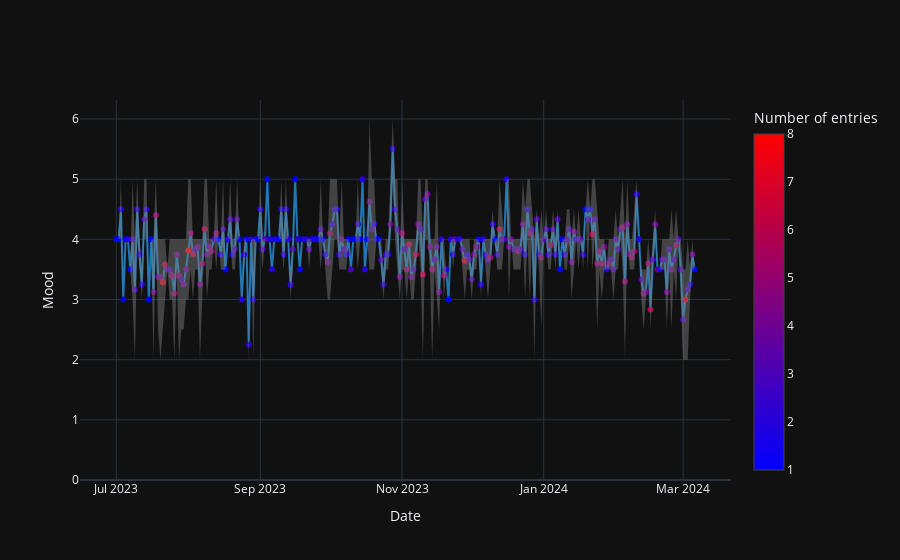

Here is the notebook cell this chart was saved with:
### Markdown cell above
## Mood plot

### Code cell
df.mood_plot()

### Figure 1 — Plotly figure (JSON) as saved in the notebook; plotly's stock layout.template omitted (floating-point values rounded to 4 significant figures; data arrays with more than 128 entries replaced by an {"elided": "..."} marker saying what was removed)
{"data": [{"line": {"color": "rgb(31, 119, 180)"}, "marker": {"color": {"elided": "250 int values"}, "colorbar": {"title": {"text": "Number of entries"}}, "colorscale": [[0, "rgb(0,0,255)"], [1, "rgb(255,0,0)"]], "showscale": true}, "mode": "lines+markers", "name": "avg", "type": "scatter", "x": {"elided": "250 str values"}, "y": {"elided": "250 float values"}}, {"line": {"width": 0}, "marker": {"color": "#444"}, "mode": "lines", "name": "max", "showlegend": false, "type": "scatter", "x": {"elided": "250 str values"}, "y": {"elided": "250 float values"}}, {"fill": "tonexty", "fillcolor": "rgba(130, 130, 130, 0.45)", "line": {"width": 0}, "marker": {"color": "#444"}, "mode": "lines", "name": "min", "showlegend": false, "type": "scatter", "x": {"elided": "250 str values"}, "y": {"elided": "250 float values"}}], "layout": {"hovermode": "x", "showlegend": false, "xaxis": {"title": {"text": "Date"}}, "yaxis": {"rangemode": "tozero", "title": {"text": "Mood"}}}}
